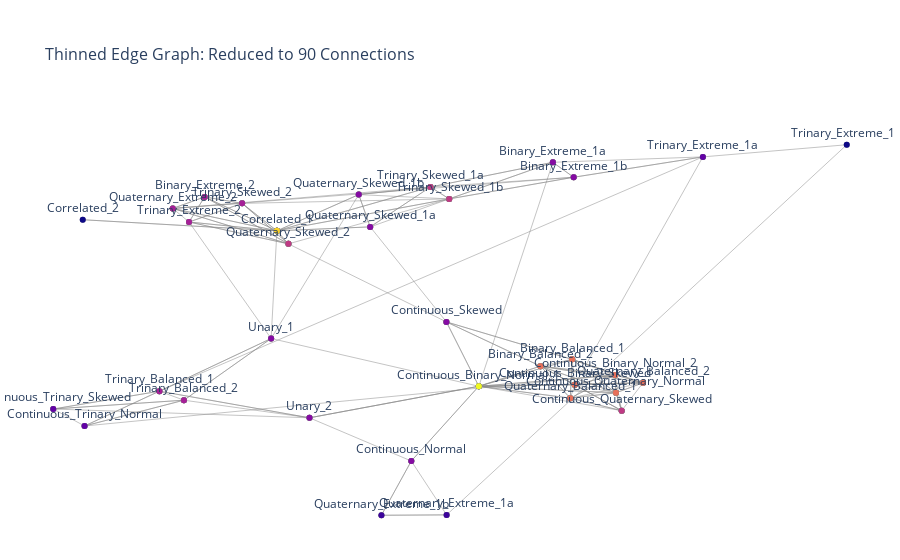

The cell this chart's notebook holds for it:
### Markdown cell above
## Visualize the thinned network graph

### Code cell
draw_graph(thresheld, f'Thinned Edge Graph: Reduced to {thresheld.shape[0]} Connections', display=True)

### Figure 1 — Plotly figure (JSON) as saved in the notebook; plotly's stock layout.template omitted (floating-point values rounded to 4 significant figures; data arrays with more than 128 entries replaced by an {"elided": "..."} marker saying what was removed)
{"data": [{"hoverinfo": "text", "line": {"color": "#888", "width": 0.5}, "mode": "lines+markers", "textposition": "top center", "type": "scatter", "x": {"elided": "180 float values"}, "y": {"elided": "180 float values"}}, {"hoverinfo": "text", "marker": {"color": [0.3333, 0.0303, 0.1212, 0.1818, 0.1212, 0.1515, 0.1818, 0.1818, 0.1515, 0.1515, 0.1515, 0.1212, 0.1212, 0.1212, 0.1212, 0.1515, 0.1515, 0.3636, 0.2424, 0.2424, 0.09091, 0.06061, 0.06061, 0.1212, 0.1212, 0.0303, 0.09091, 0.09091, 0.2424, 0.2424, 0.2424, 0.2424, 0.2424, 0.1818]}, "mode": "markers+text", "text": ["Correlated_1", "Correlated_2", "Quaternary_Skewed_1b", "Quaternary_Skewed_2", "Quaternary_Skewed_1a", "Trinary_Skewed_2", "Trinary_Skewed_1a", "Trinary_Skewed_1b", "Quaternary_Extreme_2", "Binary_Extreme_2", "Trinary_Extreme_2", "Unary_1", "Continuous_Skewed", "Binary_Extreme_1a", "Binary_Extreme_1b", "Trinary_Balanced_1", "Trinary_Balanced_2", "Continuous_Binary_Normal_1", "Binary_Balanced_2", "Binary_Balanced_1", "Trinary_Extreme_1a", "Quaternary_Extreme_1a", "Quaternary_Extreme_1b", "Continuous_Normal", "Unary_2", "Trinary_Extreme_1b", "Continuous_Trinary_Skewed", "Continuous_Trinary_Normal", "Continuous_Binary_Normal_2", "Continuous_Quaternary_Normal", "Quaternary_Balanced_1", "Quaternary_Balanced_2", "Continuous_Binary_Skewed", "Continuous_Quaternary_Skewed"], "textposition": "top center", "type": "scatter", "x": [-0.2089, -0.5292, -0.07391, -0.1899, -0.05502, -0.2663, 0.04431, 0.07529, -0.3807, -0.3282, -0.3539, -0.2184, 0.07067, 0.2463, 0.2806, -0.4028, -0.3623, 0.1242, 0.2258, 0.2781, 0.4937, 0.071, -0.0365, 0.01276, -0.1552, 0.731, -0.5778, -0.5262, 0.349, 0.3503, 0.275, 0.395, 0.2823, 0.3598], "y": [0.4028, 0.4577, 0.5816, 0.3386, 0.4224, 0.5383, 0.6191, 0.5604, 0.5133, 0.5702, 0.4465, -0.1282, -0.04633, 0.7409, 0.6672, -0.388, -0.4324, -0.3637, -0.2645, -0.2311, 0.7676, -0.9982, -1.0, -0.7325, -0.5193, 0.8275, -0.4761, -0.5597, -0.3082, -0.3962, -0.4223, -0.3467, -0.3568, -0.4841]}], "layout": {"hovermode": "closest", "margin": {"b": 20, "l": 5, "r": 5, "t": 120}, "showlegend": false, "title": {"font": {"size": 16}, "text": "Thinned Edge Graph: Reduced to 90 Connections"}, "xaxis": {"showgrid": false, "showticklabels": false, "zeroline": false}, "yaxis": {"showgrid": false, "showticklabels": false, "zeroline": false}}}
